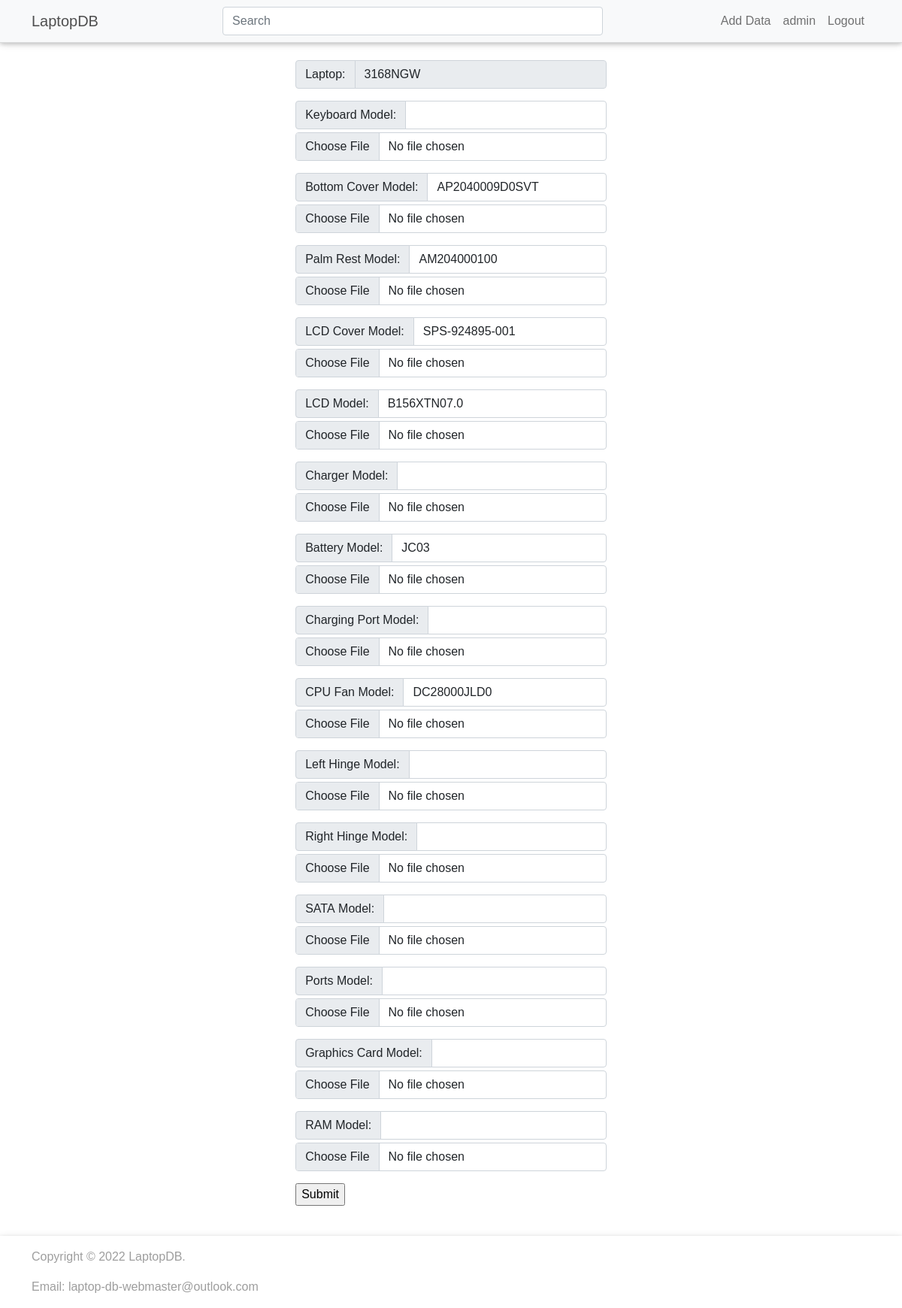
Page /add-parts/3168NGW/ (signed in) on the committed database.
### catalog/models.py (models this page shows, shortened)
class Part(models.Model):
    model = models.CharField(max_length=200, null=True, blank=True, unique=True)
    laptop_model = models.ManyToManyField(Laptop)
    updated = models.DateTimeField(auto_now=True)
    created = models.DateTimeField(auto_now_add=True)
    created_by = models.ForeignKey(User, on_delete=models.SET_NULL, null=True)
    country_id = CountryField(blank_label='-- Select Country --', null=True, blank=True)
    part_type = models.CharField(choices=CATEGORY_CHOICES, max_length=4, null=True, blank=True)
    image = models.ImageField(null=True, blank=True, default="default.png")
    class Meta:
        ordering = ['-updated', '-created']

### catalog/views.py (the view, shortened to what this page needs)
# urls.py: path('add-parts/<str:laptop_model>/', views.add_parts, name='add-parts'),
@login_required(login_url='login-page')
def add_parts(request, laptop_model):
    user = request.user
    laptop = Laptop.objects.get(laptop_model=laptop_model)
    laptop_form = LaptopForm(instance=laptop)
    forms = []
    for part_type in part_types.keys():
        try:
            part = Part.objects.filter(laptop_model=laptop.id).filter(part_type=part_type)
            part=part[0]
            part_form = PartForm(instance=part)
        except Exception as e:
            part_form = PartForm(instance=user)
        forms.append(part_form)
    form_data = zip(forms, part_types.values(), part_types.keys())
    return render(request, "base/add-parts.html", {'laptop_model': laptop_model, 'form_data': form_data})

### catalog/templates/base/add-parts.html (shortened to what this page needs)
{% extends 'main.html' %}
{% block content %}
<div class='add-parts container'>
    <div class='mx-auto'>
        <form class="form" name="parts-form" method="POST" enctype="multipart/form-data">
            <div class="input-group mb-3">
                <span class="input-group-text" id="id_{{laptop_model}}"> Laptop: </span>
                <input type="text" class="form-control" value="{{laptop_model}}" name="laptop_model" id="id_{{laptop_model}}" aria-describedby="laptop_model" readonly>
            </div>
            {% for form, part_title, part_type in form_data %}
                <div class="input-group mb-1">
                    <span class="input-group-text" id="id_{{part_type}}">{{part_title}}&nbsp{{form.model.label_tag}}</span>
                    {% if form.model.value == None %}
                        <input type="text" class="form-control" name="{{part_type}}" id="id_{{part_type}}">
                    {% else %}
                        <input type="text" class="form-control" value="{{form.model.value}}" name="{{part_type}}" id="id_{{part_type}}">
                    {% endif %}
                </div>
                <div class="input-group mb-3">
                    {% if form.image.value == None or "default" in form.image.value|lower %}
                        <input type="file" class="form-control" name="{{part_type}}-image" id="id_{{part_type}}-image">
                    {% endif %}
                </div>
            {% endfor %}
            <input type="submit" value="Submit" />
        </form>
    </div>
</div>
{% endblock %}

### templates/includes/header.html (shortened to what this page needs)
<nav class="navbar navbar-expand-lg navbar-light bg-light fixed-top">
  <div class="container">
    <a class="navbar-brand" href="{% url 'home' %}">
      <strong class="dark-grey-text">LaptopDB</strong>
    </a>
    <div class="collapse navbar-collapse" id="navbarSupportedContent">
      <div class="navbar-nav mx-auto w-50">
        <form class="d-flex w-100" method="GET" action="{% url 'search-results' %}">
          <input class="form-control" name="p" type="search" placeholder="Search" aria-label="Search">
        </form>
      </div>
      <div class="navbar-nav">
        <a class="nav-link" aria-current="page" href={% url 'add-data' %}> Add Data </a>
        {% if request.user.is_authenticated %}
          <a class="nav-link" aria-current="page" href="{% url 'profile-page' user.username %}">{{user.username}}</a>
        {% endif %}
        {% if request.user.is_authenticated %}
          <a class="nav-link" aria-current="page" href="{% url 'logout-page' %}"> Logout </a>
        {% else %}
          <a class="nav-link waves-effect" href="{% url 'login-page' %}"> Login </a>
          <a class="nav-link waves-effect" href="{% url 'register-page' %}"> Signup </a>
        {% endif %}
      </div>
    </div>
  </div>
</nav>

### static/styles/style.css (style rules this page uses)
body { font-family: 'PT-Sans', sans-serif; }
.navbar { background-color: rgb(255, 255, 255); border-bottom: 1px solid rgba(0, 0, 0, 0.125); }
.home, .search, .add-data, .add-parts, .product, .user-profile, .login, .register { background-color: rgb(255, 255, 255); min-height: 90vh; display: flex; flex-direction: column; padding-top: 10vh; padding-bottom: 5vh; }
.dark-grey-text { color: #4f4f4f !important; }

### rows in the picture
Part: BOTC "AP2040009D0SVT"
Part: PALR "AM204000100"
Part: LCDC "SPS-924895-001"
Part: LCD "B156XTN07.0"
Part: BATT "JC03"
Part: CPUF "DC28000JLD0"

### other values in the picture
{{ user.username }} "admin"
{{ part_title }} "Keyboard" "Bottom Cover" "Palm Rest" "LCD Cover" "LCD" "Charger" "Battery" "Charging Port" "CPU Fan" "Left Hinge" "Right Hinge" "SATA" "Ports" "Graphics Card" "RAM"
